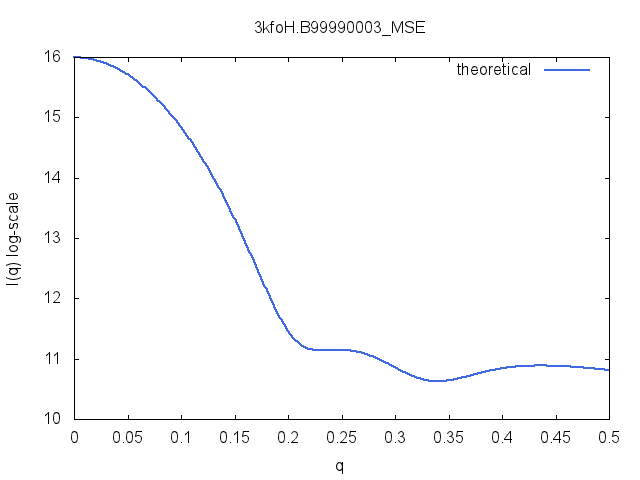

Recreate this plot in gnuplot.
set terminal png;set output "3kfoH.B99990003_MSE.png";
set title "3kfoH.B99990003_MSE";set xlabel "q";set ylabel "I(q) log-scale"
plot '3kfoH.B99990003_MSE.pdb.dat' u 1:2 thru log(y) t "theoretical" w lines lw 2 lt 8
